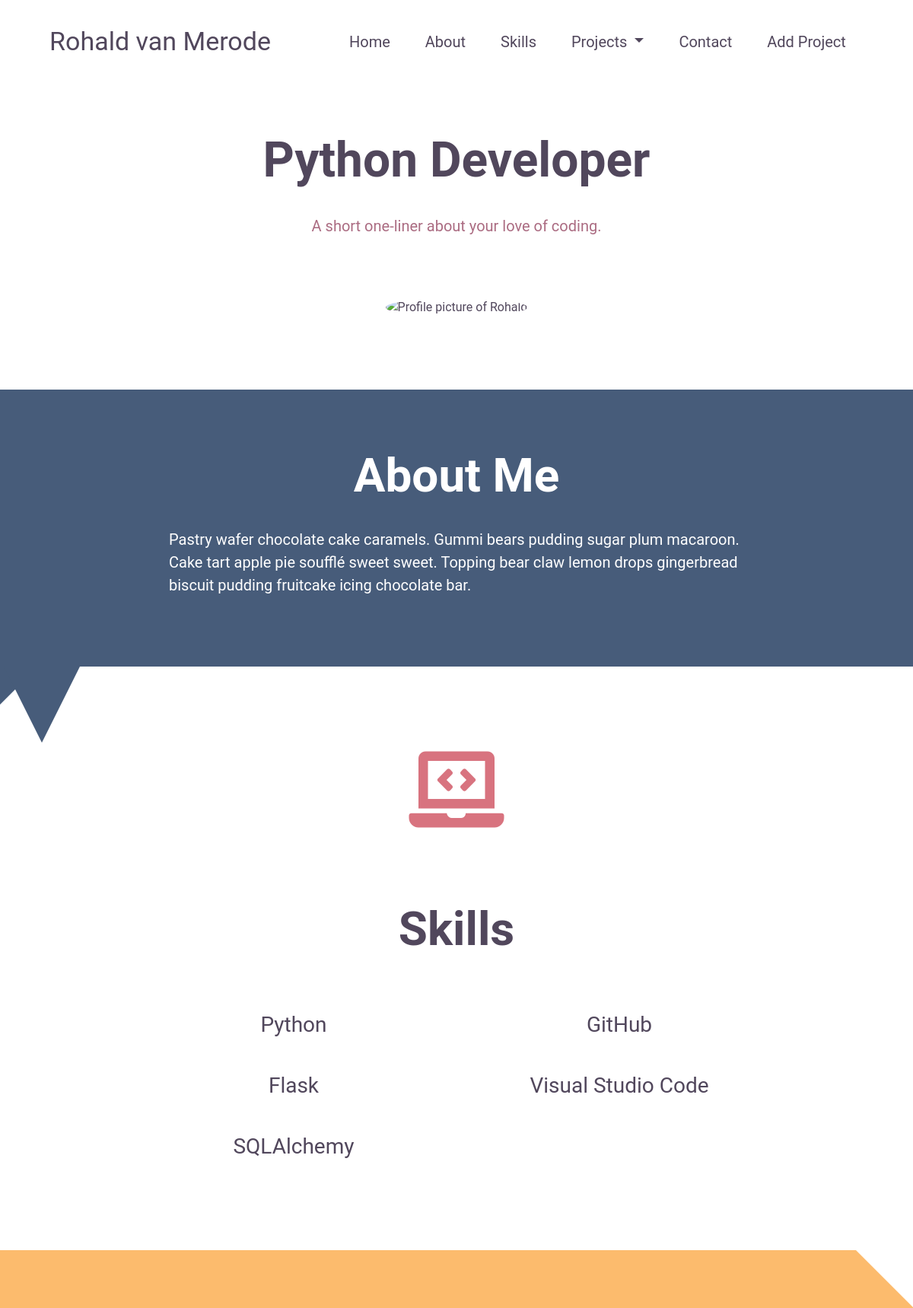
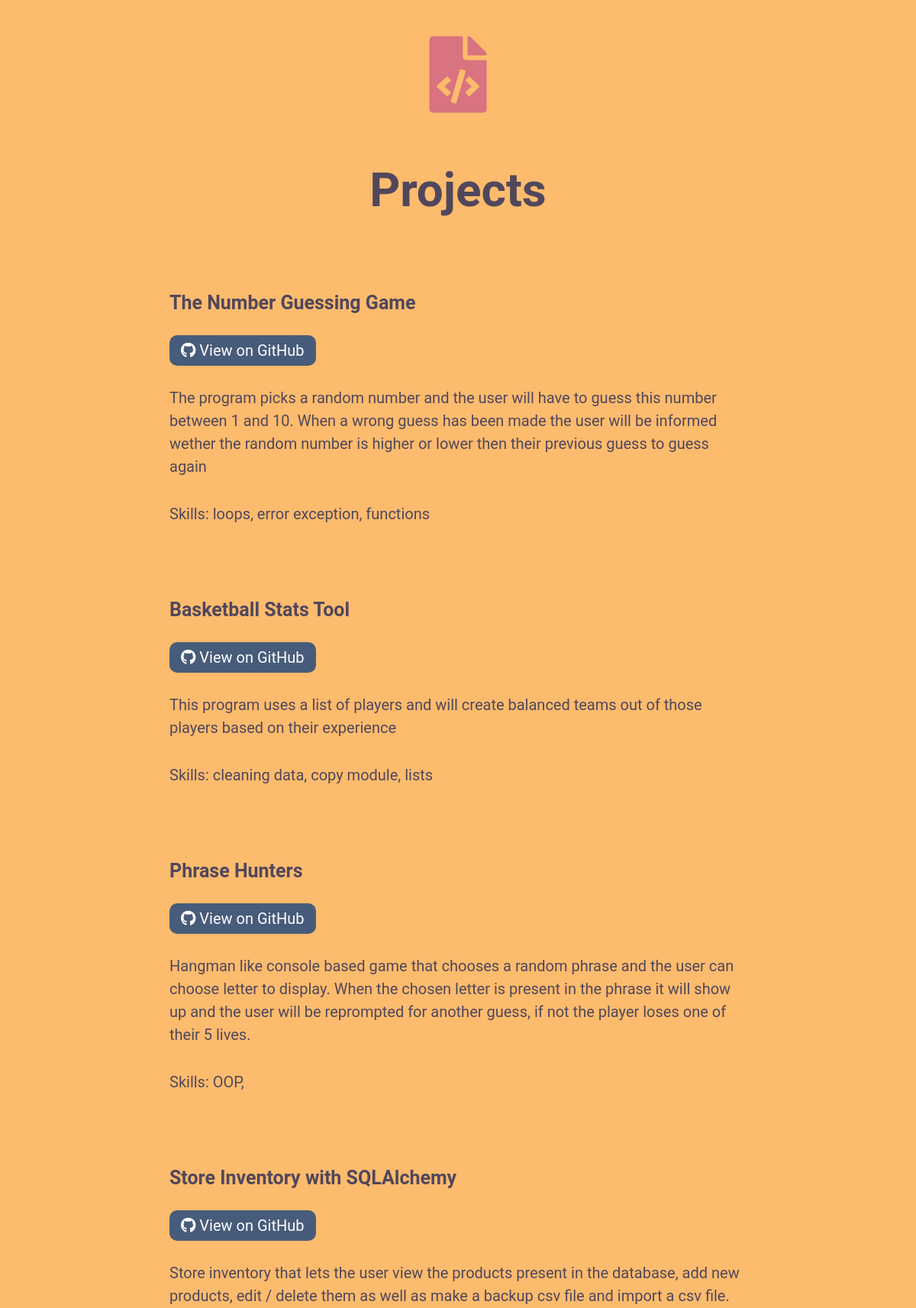
The page / (upper part) on the database its author committed (2 pictures, top to bottom).
### models.py (models this page shows)
class Project(db.Model):
    id = db.Column(db.Integer, primary_key=True)
    title = db.Column('Title', db.String())
    completion_date = db.Column('Completion Date', db.DateTime)
    description = db.Column('Description', db.Text)
    skills = db.Column('Skills', db.String())
    github = db.Column('Github', db.String())
    screenshot = db.Column('Screenshot URL', db.String())

### app.py (the view)
@app.route('/')
def index():
    projects = Project.query.all()
    print(projects)
    return render_template('index.html', projects=projects)

### templates/index.html (shortened to what this page needs)
{% extends 'layout.html' %}
{% block content %}
    <section class="header">
        <h1>Python Developer</h1>
        <p>A short one-liner about your love of coding.</p>
        <img src="https://uploads.teamtreehouse.com/production/profile-photos/9624162/avatar_5632D760-3D4F-4332-BF36-440D6F5DE243_1_201_a.jpg" alt="Profile picture of Rohald">
    </section>
    <section id="about">
        <h2>About Me</h2>
        <p>
            Pastry wafer chocolate cake caramels.
            Gummi bears pudding sugar plum macaroon.
            Cake tart apple pie soufflé sweet sweet.
            Topping bear claw lemon drops gingerbread
            biscuit pudding fruitcake icing chocolate bar.
        </p>
        <div id="triangle1"></div>
        <div id="triangle2"></div>
    </section>
    <section id="skills">
        <i class="fas fa-laptop-code"></i>
        <h2>Skills</h2>
        <ul>
            <li>Python</li>
            <li>Flask</li>
            <li>SQLAlchemy</li>
            <li>GitHub</li>
            <li>Visual Studio Code</li>
        </ul>
    </section>
    <section id="projects">
        <div id="triangle3"></div>
        <i class="fas fa-file-code"></i>
        <h2>Projects</h2>
        <div id="project-list">
            {% for project in projects %}
            <div id="project1" class="a-project">
                <h3>{{project.title}}</h3>
                <a href="{{project.github}}" class="github-btn">
                    <i class="fab fa-github"></i>
                    View on GitHub
                </a>
                <p>
                    {{project.description}}
                </p>
                <p>
                    Skills: {{project.skills}}
                </p>
            </div>
            {% endfor %}
        </div>
    </section>
{% endblock %}

### static/styles.css (style rules this page uses)
:root { --primary-text: #51475c; --secondary-text: #ab6c82; --primary: #475c7a; --secondary: #fcbb6d; --accent: #d8737f; --white: #fff; }
* { font-family: 'Roboto', Arial, Helvetica, sans-serif; color: var(--primary-text); }
p, li, a { font-size: 20px; }
h2 { font-size: 30px; font-weight: bold; }
h3 { font-size: 25px; font-weight: bold; }
body { overflow-x: hidden; }
.header { margin-left: 5%; margin-right: 5%; margin-top: 5rem; text-align: center; }
.header h1 { font-size: 32px; font-weight: bold; }
.header p { font-size: 20px; color: var(--secondary-text); }
.header img { height: 180px; width: 180px; border-radius: 100%; object-fit: cover; margin-bottom: 6rem; margin-top: 4rem; }
#about { text-align: center; background-color: var(--primary); padding: 5%; position: relative; }
#triangle1 { display: inline-block; width: 0; height: 0; border-left: 50px solid var(--primary); border-bottom: 50px solid transparent; position: absolute; bottom: -50px; left: 0; }
#triangle2 { display: inline-block; width: 0; height: 0; border-left: 50px solid transparent; border-right: 50px solid transparent; border-top: 100px solid var(--primary); position: absolute; bottom: -100px; left: 5px; }
#about h2, #about p { color: var(--white); margin: auto; }
#about h2 { margin-top: 1rem; margin-bottom: 2rem; }
#about p { text-align: left; margin-bottom: 2rem; }
#skills { margin-top: 7rem; text-align: center; }
#skills .fas { color: var(--accent); font-size: 34px; margin-bottom: 2rem; }
#skills h2 { margin-bottom: 3rem; }
#skills ul { padding: 0%; margin-bottom: 6rem; }
#skills li { list-style-type: none; line-height: 50px; }
#projects { background-color: var(--secondary); position: relative; text-align: center; padding: 5%; }
#triangle3 { position: absolute; width: 0; height: 0; border-top: 75px solid var(--white); border-left: 75px solid transparent; right: 0; top: 0; }
#projects .fas { font-size: 34px; margin-bottom: 2rem; margin-top: 4rem; color: var(--accent); }
#projects .a-project { text-align: left; margin-left: 5%; margin-right: 5%; }
#projects .a-project h3 { margin-bottom: 2rem; margin-top: 3rem; }
.github-btn { border-radius: 10px; background-color: var(--primary); padding: 8px 15px; color: var(--white); text-decoration: none; }
.github-btn i { color: var(--white); }
#projects .a-project p { margin-top: 2rem; }
@media (min-width: 992px) { h2 { font-size: 62px; } }
@media (min-width: 992px) { .header h1 { font-size: 64px; margin-bottom: 2rem; } }
@media (min-width: 992px) { .header img { height: 320px; width: 320px; } }
@media (min-width: 992px) { #about, #projects, #contact, #about-page { padding: 5% 15%; } }
@media (min-width: 992px) { #about p { padding-left: 5%; padding-right: 5%; } }
@media (min-width: 992px) { #skills .fas, #projects .fa-file-code, #contact .fa-paper-plane { font-size: 100px; margin-bottom: 4rem; } }
@media (min-width: 992px) { #skills .fas { margin-bottom: 6rem; } }
@media (min-width: 992px) { #skills ul { -webkit-column-count: 2; -moz-column-count: 2; column-count: 2; margin-left: 15%; margin-right: 15%; } }
@media (min-width: 1200px) { #skills li { font-size: 28px; line-height: 80px; } }
@media (min-width: 1200px) { #projects h2 { margin-bottom: 6rem; } }
@media (min-width: 1200px) { #projects .a-project { margin-bottom: 6rem; } }

### rows shown on the page
Project: title "The Number Guessing Game", description "The program picks a random number and the user will have to guess this number between 1 and 10. When a wrong guess has been made the user will be informed wether the random number is higher or lower then their previous guess to guess again", skills "loops, error exception, functions"
Project: title "Basketball Stats Tool", description "This program uses a list of players and will create balanced teams out of those players based on their experience", skills "cleaning data, copy module, lists"
Project: title "Phrase Hunters", description "Hangman like console based game that chooses a random phrase and the user can choose letter to display. When the chosen letter is present in the phrase it will show up and the user will be reprompted for another guess, if not the player loses one of their 5 lives.", skills "OOP,"
Project: title "Store Inventory with SQLAlchemy", description "Store inventory that lets the user view the products present in the database, add new products, edit / delete them as well as make a backup csv file and import a csv file."
